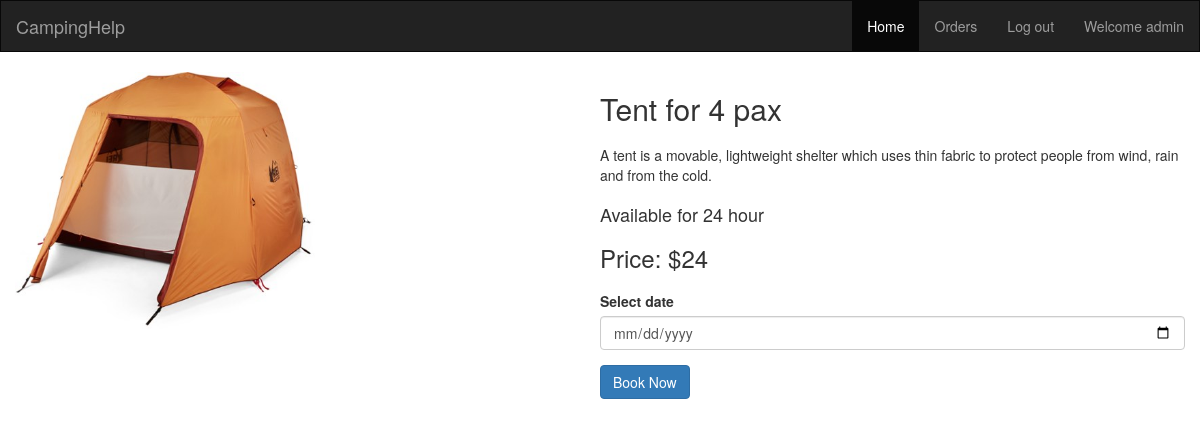
/view/product.php?id=1 (signed in), run on the app's committed database.
### tables this page shows
CREATE TABLE `products` (
  `id` int(11) NOT NULL,
  `name` varchar(100) NOT NULL,
  `description` varchar(500) NOT NULL,
  `price` int(20) NOT NULL,
  `available_time` varchar(20) NOT NULL,
  `availability` varchar(20) NOT NULL,
  `image` varchar(100) NOT NULL
);

### model/productModel.php (called while the page is built, shortened)
<?php
	function getProductById($id){
		$conn = getConnection();
		$sql = "select * from products where id='{$id}'";
		$result = mysqli_query($conn, $sql);
		$row = mysqli_fetch_assoc($result);
		return $row;
	}
?>

### view/product.php (the view, shortened to what this page needs)
<?php
    require_once "../model/productModel.php";
    $id=$_REQUEST['id'];
    $product=getProductById($id);
    $names=$product['name'];
    $description=$product['description'];
    $price=$product['price'];
    $available_time=$product['available_time'];
    $image=$product['image'];
?>
<!DOCTYPE html>
<html>
<head>
</head>
<body>
    <?php
        include('header.php');
    ?>
<section class='container'>
    <div class="row">
        <div class="column">
            <img class="product-image" src="../images/<?=$image?>" alt='product_image'>
        </div>
        <div class="column">
            <h2 class='mb'><?=$names?></h2>
            <p class='mb'><?=$description?></p>
            <h4 class='mb'>Available for <?=$available_time?></h4>
            <h3 class='mb'>Price: $<?=$price?></h3>
            <form action="../controller/book.php" method="post">
                <div class="form-group">
                    <label for="date">Select date</label>
                    <input type="date" class="form-control" name='date' required>
                </div>
                <button class="btn btn-primary" type="submit">Book Now</button>
            </form>
        </div>
    </div>
</section>
</body>
</html>

### view/product.php (style rules this page uses)
.product-image { width:300px; }
.row { display:flex; }
.column { width:50%; }
.mb { margin-bottom: 20px; }

### data on the page
products: image (picture), name "Tent for 4 pax", description "A tent is a movable, lightweight shelter which uses thin fabric to protect people from wind, rain and from the cold.", available_time "24 hour", price "24"

### other printed values
$name "admin"
